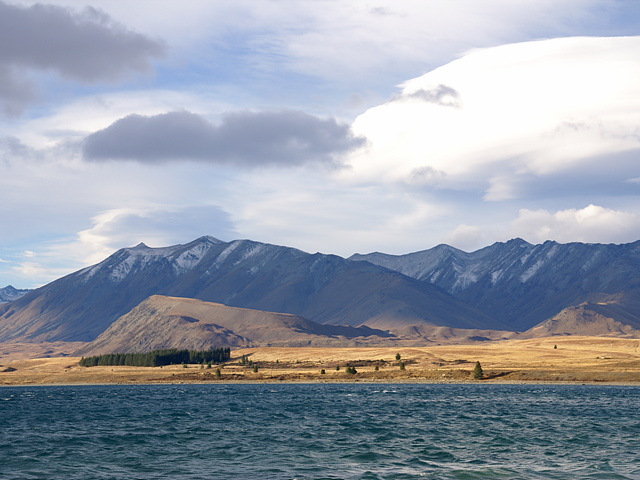
#> input picture 4장.5장/ch05/tekapo.bmp, 640 x 480 px
$ python 2.shear.py
#> lines starting #> are read from the running program, lines starting #| are printed output that depends on the picture
import sys
import numpy as np
import cv2


src = cv2.imread("tekapo.bmp")
#> src is the input picture: shape (480, 640, 3); mean B, G, R 169.8, 157.4, 149.7

if src is None:
    print("Image load failed!")
    sys.exit()

aff = np.array([[1, 0.3, 0], [0, 1, 0]], dtype=np.float32)  # 0.3의 값을 바꾸면 기울기가 달라짐

h, w = src.shape[:2]
#> h = 480; w = 640
dst = cv2.warpAffine(src, aff, (w + int(h * 0.3), h))
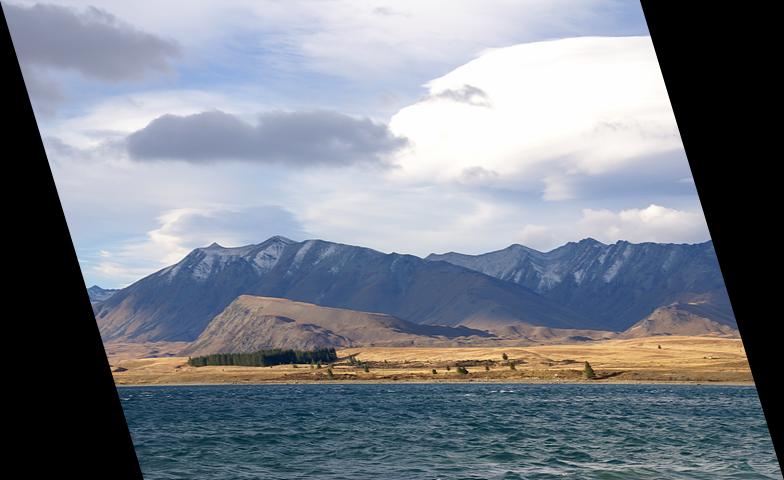
#> dst: shape (480, 784, 3); mean B, G, R 138.7, 128.5, 122.2
# dst = cv2.warpAffine(src, aff, (0, 0))

cv2.imshow("src", src)
cv2.imshow("dst", dst)
cv2.waitKey()
cv2.destroyAllWindows()

$ run again, with 4장.5장/ch05/cat.bmp copied over 4장.5장/ch05/tekapo.bmp
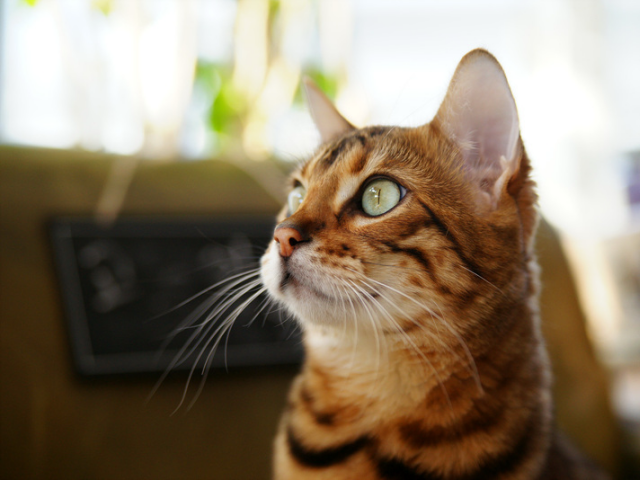
#> input picture 4장.5장/ch05/cat.bmp, 640 x 480 px
#> src is the input picture: shape (480, 640, 3); mean B, G, R 104.5, 125.6, 140.8
#> `dst = cv2.warpAffine(src, aff, (w + int(h * 0.3), h))`:
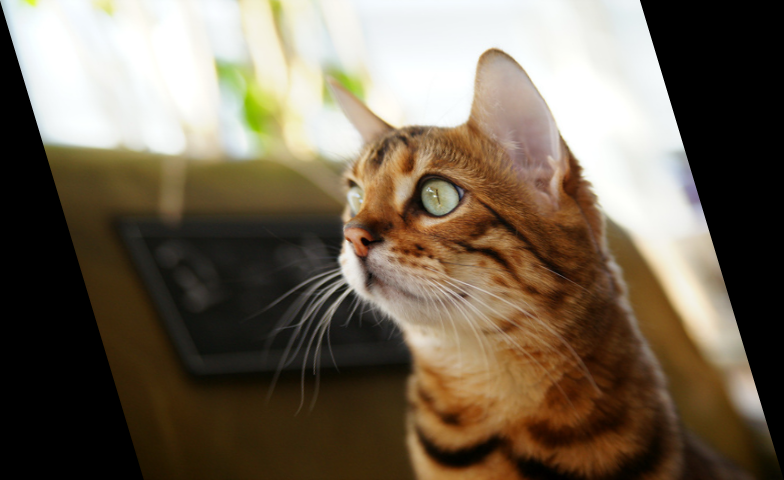
#> dst: shape (480, 784, 3); mean B, G, R 85.4, 102.6, 114.9

$ run again, with 4장.5장/ch05/rose.bmp copied over 4장.5장/ch05/tekapo.bmp
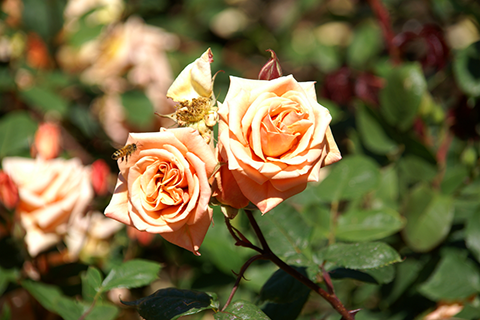
#> input picture 4장.5장/ch05/rose.bmp, 480 x 320 px
#> src is the input picture: shape (320, 480, 3); mean B, G, R 63.1, 103.6, 116.2
#> `dst = cv2.warpAffine(src, aff, (w + int(h * 0.3), h))`:
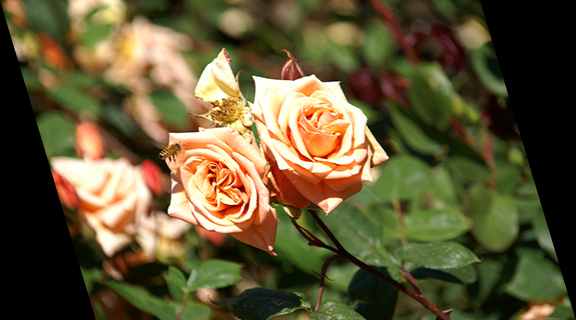
#> dst: shape (320, 576, 3); mean B, G, R 52.6, 86.3, 96.8
